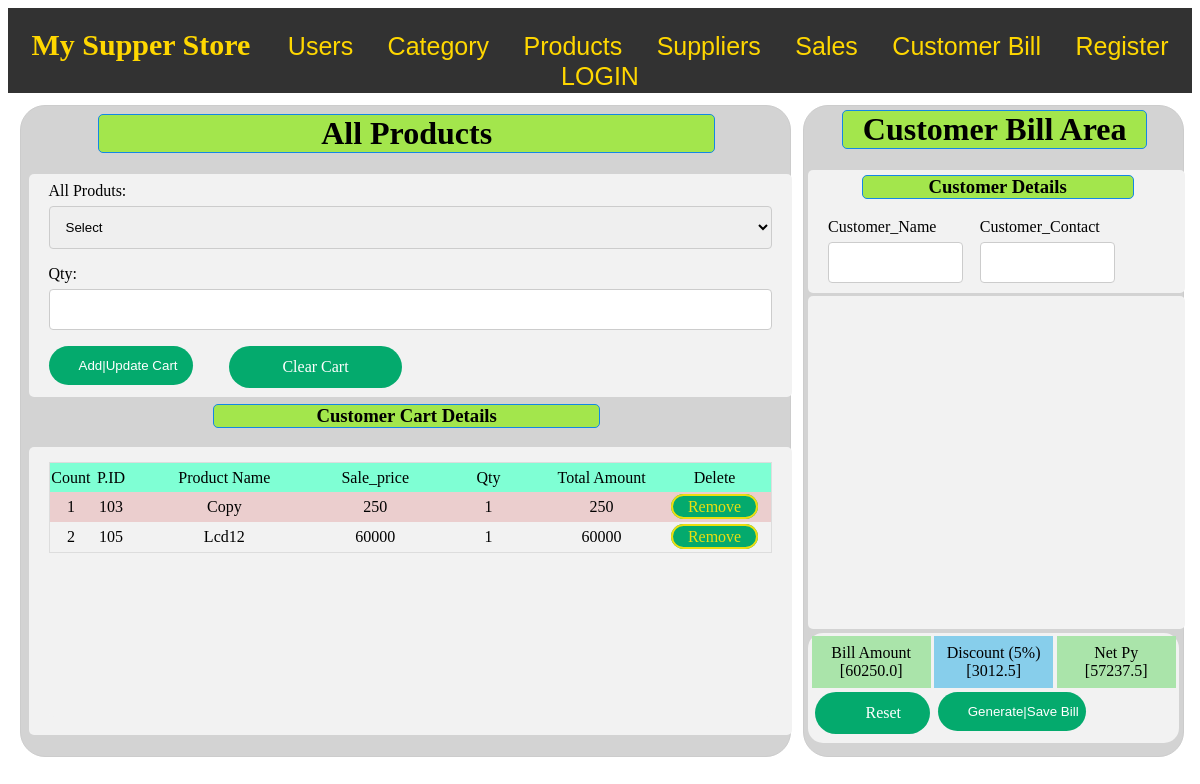
Before: /addupdatecart/ with the older database file.
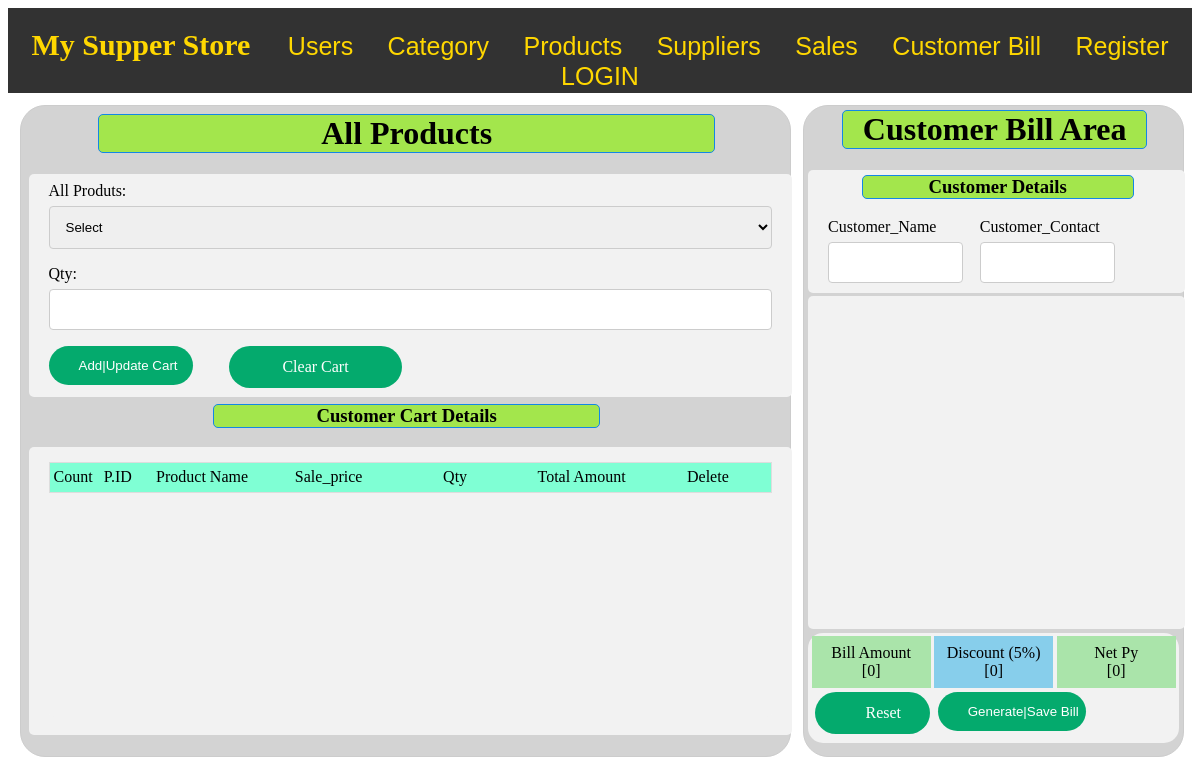
After: the same page with the newer database file.
### members/models.py (models this page shows)
class Cart(models.Model):
    pid=models.CharField(max_length=255)
    productname=models.CharField(max_length=255)
    product_sale_price=models.IntegerField()
    product_quantity=models.IntegerField()
    total_price=models.IntegerField()
    in_stock=models.IntegerField()
    is_deleted = models.BooleanField(default=False)

### members/views.py (the view)
# urls.py: path('addupdatecart/', views.add_update_cart, name='addupdatecart'),
def add_update_cart(request):
  error1=False
  error2=False
  try:
    if request.method == 'POST':
      cust_form=Customer_detail_form()
      search_form=Search_product_form()
      productname=request.POST.get('all_products')
      product_quantity =request.POST.get('proqty')
      cartitem=Products.objects.filter(productname=productname, is_deleted=False, product_status='active')
      for x in cartitem:
        pid=x.id
        productname=x.productname
        product_sale_price=float(x.product_sale_price)
        product_quantity=int(product_quantity)
        is_deleted=False
        in_stock=x.product_quantity
        if product_quantity >int( x.product_quantity):
           error1=True
        else:
          total_price=float(product_quantity*product_sale_price)
      citem=Cart(pid=pid,productname=productname,product_sale_price=product_sale_price,
      product_quantity=product_quantity,total_price=total_price,is_deleted=is_deleted,in_stock=in_stock)
      present=False
      cartlist=Cart.objects.filter(productname=productname)
      for item in cartlist:
         if productname==item.productname:
            present=True
            break
      if present==True:
            error2=True
      else:
          citem.save()
    else:
      search_form=Search_product_form()
      cust_form=Customer_detail_form()
  except:
     pass
  myproducts = Products.objects.filter(is_deleted=False,product_status="active").values()
  cartitems=Cart.objects.filter(is_deleted=False).values()
  bill_amnt=0
  net_pay=0
  discount=0
  for item in cartitems:
    bill_amnt=bill_amnt+float(item['total_price'])
    discount=(bill_amnt*5)/100
    net_pay=bill_amnt-((bill_amnt*5)/100)
  data={'search_form':search_form ,'cartitems':cartitems ,'myproducts':myproducts,'cust_form':cust_form,'bill_amnt':bill_amnt,'discount':discount,'net_pay': net_pay,'error1':error1,'error2':error2}
  return render(request,'customerbill.html',data)

### members/forms.py
class Search_product_form(forms.Form):
    search_product=forms.CharField(max_length=255)

class Customer_detail_form(forms.Form):
    customer_name=forms.CharField(max_length=255)
    customer_contact=forms.CharField(max_length=255)

### templates/customerbill.html (shortened to what the changed rows need)
{% extends "master1.html" %}
{% block content %}
<div style="height:650px" >
    <div style="width:65% ; background-color:lightgray; margin-left:1% ;
    margin-top:1% ; height:100% ;border: 1px solid #ccc;
    border-radius: 25px;float:left " >
    <h1 style="text-align:center;margin-left:10%;margin-top:1% ;background-color:rgb(163, 230, 76);
    border: 1px solid rgb(19, 135, 230); width:80%;
    border-radius: 5px;">All Products</h1>
    <div class="container" style="width:94% ;height:40%;margin-left:1% ;margin-top:0%;float:left;overflow-x: hidden; padding-top:1%">
        <div class="container1" style="width:100% ;height:98%;margin-left:0% ;margin-top:1%;">
          <table style="width:100%; margin-left:0% ">
            <thead>
              <tr >
                <td style="width:5%;background-color: aquamarine;"> Count </td>
                <td style="width:5% ;background-color: aquamarine;"> P.ID </td>
                <td style="background-color: aquamarine;"> Product Name </td>
                <td style="background-color: aquamarine;"> Sale_price </td>
                <td style="background-color: aquamarine;"> Qty </td>
                <td style="background-color: aquamarine;"> Total Amount </td>
                <td style="background-color: aquamarine;"> Delete </td>
              </tr>
            </thead>
              {% for x in cartitems %}
              <tr style="text-align:center ; margin-top:25px ;" >
                <td style="width:5%">{{ forloop.counter }} </td>
                <td style="width:5%"> {{ x.pid }} </td>
                <td style="width:25%">{{ x.productname }} </td>
                <td>{{ x.product_sale_price }} </td>
                <td>{{ x.product_quantity }} </td>
                <td>{{ x.total_price}} </td>
                <td> <a onclick="return confirm('Are you sure you want to delete this?')" name="navlink"  href="{% url 'delete_cartitem' id=x.id %}">Remove</a></td>
              </tr>
              {% endfor %}
          </table>
        </div>
      </div>
    </div>
    <div style="width:32% ; background-color:lightgray; margin-left:1% ;
      margin-top:1% ; height:100% ;border: 1px solid #ccc;
      border-radius: 25px; float:left" >
      <h1 style="text-align:center;margin-left:10%;margin-top:1% ;background-color:rgb(163, 230, 76);
      border: 1px solid rgb(19, 135, 230); width:80%;
      border-radius: 5px;">Customer Bill Area</h1>
      <div class="container1" style="width:98% ;;margin-left:1% ;margin-top:1%;float:left;height:17%;border-radius: 15px;">
        <div  style="width:32% ;;margin-left:1% ;padding-top:2%;margin-top:1%;float:left;height:40%;background-color:rgb(170, 228, 170);text-align:center;color:black">Bill Amount<br>[{{bill_amnt}}]</div>
        <div  style="width:32% ;;margin-left:1% ;padding-top:2%;margin-top:1%;float:left;height:40%;background-color:skyblue;text-align:center;color:black">Discount (5%)<br>[{{discount}}]</div>
        <div  style="width:32% ;;margin-left:1% ;padding-top:2%;margin-top:1%;float:left;height:40%;background-color:rgb(170, 228, 170);text-align:center ;color:black">Net Py <br>[{{net_pay}}]</div>
          <a style="width:4% ;float:left;margin-left:2%;margin-top:1%" name="reset"  href="/customerbill/">Reset</a>
          <input type="submit" name='savebill' style="width:40%;margin-left:2% ;float:left;margin-top:1%"  value= "{% if generate %}Print {% else %}Generate|Save Bill{% endif %}">
      </div>
    </div>
  </div>
{% endblock %}

Changed rows visible on the page:
removed Cart: pid "103", productname "Copy", product_sale_price "250", product_quantity "1", total_price "250"
removed Cart: pid "105", productname "Lcd12", product_sale_price "60000", product_quantity "1", total_price "60000"
Other visible differences:
{{ bill_amnt }}: "60250.0" → "0"
{{ discount }}: "3012.5" → "0"
{{ net_pay }}: "57237.5" → "0"
